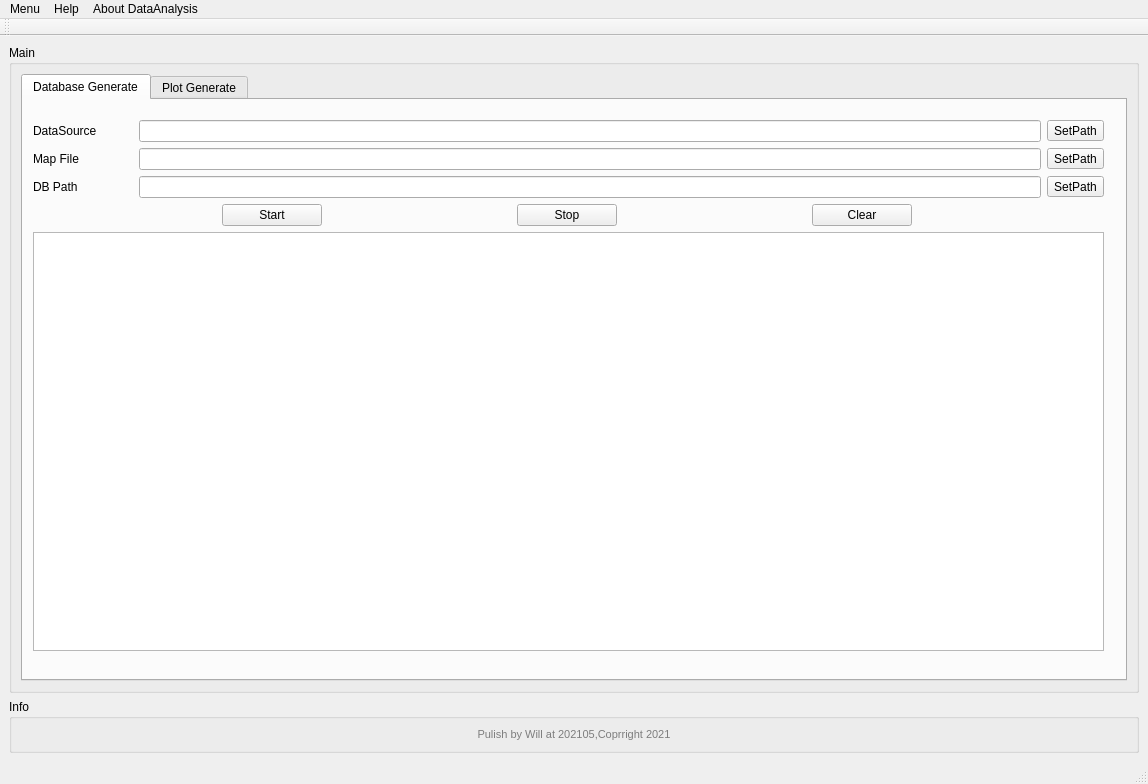
<?xml version="1.0" encoding="UTF-8"?>
<ui version="4.0">
 <class>DataAnalysis</class>
 <widget class="QMainWindow" name="DataAnalysis">
  <property name="windowModality">
   <enum>Qt::WindowModal</enum>
  </property>
  <property name="geometry">
   <rect>
    <x>0</x>
    <y>0</y>
    <width>1148</width>
    <height>784</height>
   </rect>
  </property>
  <property name="windowTitle">
   <string>DataAnalysis</string>
  </property>
  <property name="windowIcon">
   <iconset resource="xiaoniao.qrc">
    <normaloff>:/xiaoniao/myico.ico</normaloff>:/xiaoniao/myico.ico</iconset>
  </property>
  <property name="layoutDirection">
   <enum>Qt::LeftToRight</enum>
  </property>
  <widget class="QWidget" name="centralwidget">
   <layout class="QGridLayout" name="gridLayout_7">
    <item row="1" column="0">
     <widget class="QGroupBox" name="groupBox">
      <property name="maximumSize">
       <size>
        <width>16777215</width>
        <height>100</height>
       </size>
      </property>
      <property name="styleSheet">
       <string notr="true">font: 9pt &quot;Arial&quot;;</string>
      </property>
      <property name="title">
       <string>Info</string>
      </property>
      <property name="alignment">
       <set>Qt::AlignLeading|Qt::AlignLeft|Qt::AlignTop</set>
      </property>
      <layout class="QGridLayout" name="gridLayout_2">
       <item row="0" column="0">
        <widget class="QLabel" name="label">
         <property name="enabled">
          <bool>true</bool>
         </property>
         <property name="maximumSize">
          <size>
           <width>16777215</width>
           <height>50</height>
          </size>
         </property>
         <property name="lineWidth">
          <number>0</number>
         </property>
         <property name="text">
          <string>&lt;html&gt;&lt;head/&gt;&lt;body&gt;&lt;p&gt;&lt;span style=&quot; font-size:8pt; color:#7d7d7d;&quot;&gt;Pulish by Will at 202105,Coprright 2021&lt;/span&gt;&lt;/p&gt;&lt;/body&gt;&lt;/html&gt;</string>
         </property>
         <property name="textFormat">
          <enum>Qt::RichText</enum>
         </property>
         <property name="alignment">
          <set>Qt::AlignCenter</set>
         </property>
         <property name="wordWrap">
          <bool>true</bool>
         </property>
         <property name="openExternalLinks">
          <bool>true</bool>
         </property>
         <property name="textInteractionFlags">
          <set>Qt::TextBrowserInteraction</set>
         </property>
        </widget>
       </item>
      </layout>
     </widget>
    </item>
    <item row="0" column="0">
     <widget class="QGroupBox" name="groupBox_2">
      <property name="styleSheet">
       <string notr="true">font: 14pt &quot;Agency FB&quot;;</string>
      </property>
      <property name="title">
       <string>Main </string>
      </property>
      <layout class="QGridLayout" name="gridLayout">
       <item row="0" column="0">
        <widget class="QTabWidget" name="DataSource">
         <property name="currentIndex">
          <number>0</number>
         </property>
         <widget class="QWidget" name="tab">
          <attribute name="title">
           <string>Database Generate</string>
          </attribute>
          <widget class="QWidget" name="layoutWidget">
           <property name="geometry">
            <rect>
             <x>10</x>
             <y>20</y>
             <width>1071</width>
             <height>531</height>
            </rect>
           </property>
           <layout class="QVBoxLayout" name="verticalLayout">
            <item>
             <layout class="QGridLayout" name="gridLayout_3">
              <item row="0" column="3">
               <widget class="QToolButton" name="pushButtonDataSo">
                <property name="text">
                 <string>SetPath</string>
                </property>
               </widget>
              </item>
              <item row="1" column="0">
               <widget class="QLabel" name="label_4">
                <property name="maximumSize">
                 <size>
                  <width>100</width>
                  <height>16777215</height>
                 </size>
                </property>
                <property name="text">
                 <string>Map File</string>
                </property>
               </widget>
              </item>
              <item row="0" column="2">
               <widget class="QLineEdit" name="lineEditDataSource">
                <property name="sizePolicy">
                 <sizepolicy hsizetype="Preferred" vsizetype="Fixed">
                  <horstretch>0</horstretch>
                  <verstretch>0</verstretch>
                 </sizepolicy>
                </property>
                <property name="minimumSize">
                 <size>
                  <width>0</width>
                  <height>0</height>
                 </size>
                </property>
                <property name="maximumSize">
                 <size>
                  <width>16777215</width>
                  <height>16777215</height>
                 </size>
                </property>
                <property name="toolTip">
                 <string>This is a tool tip</string>
                </property>
                <property name="statusTip">
                 <string>This is a status tip</string>
                </property>
                <property name="whatsThis">
                 <string>This is &quot;what is this&quot;</string>
                </property>
                <property name="text">
                 <string/>
                </property>
               </widget>
              </item>
              <item row="4" column="0">
               <widget class="QLabel" name="label_2">
                <property name="text">
                 <string>DB Path</string>
                </property>
               </widget>
              </item>
              <item row="4" column="3">
               <widget class="QToolButton" name="pushButtonDBPath">
                <property name="text">
                 <string>SetPath</string>
                </property>
               </widget>
              </item>
              <item row="0" column="0">
               <widget class="QLabel" name="label_3">
                <property name="maximumSize">
                 <size>
                  <width>100</width>
                  <height>16777215</height>
                 </size>
                </property>
                <property name="text">
                 <string>DataSource</string>
                </property>
               </widget>
              </item>
              <item row="4" column="2">
               <widget class="QLineEdit" name="lineEditDBPath">
                <property name="sizePolicy">
                 <sizepolicy hsizetype="Preferred" vsizetype="Fixed">
                  <horstretch>0</horstretch>
                  <verstretch>0</verstretch>
                 </sizepolicy>
                </property>
                <property name="minimumSize">
                 <size>
                  <width>0</width>
                  <height>0</height>
                 </size>
                </property>
                <property name="maximumSize">
                 <size>
                  <width>16777215</width>
                  <height>16777215</height>
                 </size>
                </property>
                <property name="toolTip">
                 <string>This is a tool tip</string>
                </property>
                <property name="statusTip">
                 <string>This is a status tip</string>
                </property>
                <property name="whatsThis">
                 <string>This is &quot;what is this&quot;</string>
                </property>
                <property name="text">
                 <string/>
                </property>
               </widget>
              </item>
              <item row="1" column="3">
               <widget class="QToolButton" name="pushButtonMapFile">
                <property name="text">
                 <string>SetPath</string>
                </property>
               </widget>
              </item>
              <item row="1" column="2">
               <widget class="QLineEdit" name="lineEditMapFile">
                <property name="sizePolicy">
                 <sizepolicy hsizetype="Preferred" vsizetype="Fixed">
                  <horstretch>0</horstretch>
                  <verstretch>0</verstretch>
                 </sizepolicy>
                </property>
                <property name="minimumSize">
                 <size>
                  <width>0</width>
                  <height>0</height>
                 </size>
                </property>
                <property name="maximumSize">
                 <size>
                  <width>16777215</width>
                  <height>16777215</height>
                 </size>
                </property>
                <property name="toolTip">
                 <string>This is a tool tip</string>
                </property>
                <property name="statusTip">
                 <string>This is a status tip</string>
                </property>
                <property name="whatsThis">
                 <string>This is &quot;what is this&quot;</string>
                </property>
                <property name="text">
                 <string/>
                </property>
               </widget>
              </item>
             </layout>
            </item>
            <item>
             <layout class="QHBoxLayout" name="horizontalLayout">
              <item>
               <widget class="QPushButton" name="pushButtonStartD">
                <property name="maximumSize">
                 <size>
                  <width>100</width>
                  <height>16777215</height>
                 </size>
                </property>
                <property name="styleSheet">
                 <string notr="true">font: 20pt &quot;Agency FB&quot;;</string>
                </property>
                <property name="text">
                 <string>Start</string>
                </property>
               </widget>
              </item>
              <item>
               <widget class="QPushButton" name="pushButtonStopD">
                <property name="maximumSize">
                 <size>
                  <width>100</width>
                  <height>16777215</height>
                 </size>
                </property>
                <property name="styleSheet">
                 <string notr="true">font: 20pt &quot;Agency FB&quot;;</string>
                </property>
                <property name="text">
                 <string>Stop</string>
                </property>
               </widget>
              </item>
              <item>
               <widget class="QPushButton" name="pushButtonClearD">
                <property name="maximumSize">
                 <size>
                  <width>100</width>
                  <height>16777215</height>
                 </size>
                </property>
                <property name="styleSheet">
                 <string notr="true">font: 20pt &quot;Agency FB&quot;;</string>
                </property>
                <property name="text">
                 <string>Clear</string>
                </property>
               </widget>
              </item>
             </layout>
            </item>
            <item>
             <widget class="QTextBrowser" name="textBrowserD">
              <property name="maximumSize">
               <size>
                <width>16777215</width>
                <height>16777215</height>
               </size>
              </property>
             </widget>
            </item>
           </layout>
          </widget>
         </widget>
         <widget class="QWidget" name="tab_7">
          <attribute name="title">
           <string>Plot Generate</string>
          </attribute>
          <layout class="QVBoxLayout" name="verticalLayout_2">
           <item>
            <layout class="QGridLayout" name="gridLayout_4">
             <item row="1" column="0">
              <widget class="QLabel" name="label_6">
               <property name="maximumSize">
                <size>
                 <width>100</width>
                 <height>16777215</height>
                </size>
               </property>
               <property name="text">
                <string>Title File</string>
               </property>
              </widget>
             </item>
             <item row="0" column="0">
              <widget class="QLabel" name="label_5">
               <property name="maximumSize">
                <size>
                 <width>100</width>
                 <height>16777215</height>
                </size>
               </property>
               <property name="text">
                <string>DB File</string>
               </property>
              </widget>
             </item>
             <item row="0" column="1">
              <widget class="QLineEdit" name="lineEditDBFile">
               <property name="sizePolicy">
                <sizepolicy hsizetype="Preferred" vsizetype="Fixed">
                 <horstretch>0</horstretch>
                 <verstretch>0</verstretch>
                </sizepolicy>
               </property>
               <property name="minimumSize">
                <size>
                 <width>0</width>
                 <height>0</height>
                </size>
               </property>
               <property name="maximumSize">
                <size>
                 <width>16777215</width>
                 <height>16777215</height>
                </size>
               </property>
               <property name="toolTip">
                <string>This is a tool tip</string>
               </property>
               <property name="statusTip">
                <string>This is a status tip</string>
               </property>
               <property name="whatsThis">
                <string>This is &quot;what is this&quot;</string>
               </property>
               <property name="text">
                <string/>
               </property>
              </widget>
             </item>
             <item row="0" column="2">
              <widget class="QToolButton" name="pushButtonDBFile">
               <property name="text">
                <string>SetPath</string>
               </property>
              </widget>
             </item>
             <item row="1" column="1">
              <widget class="QLineEdit" name="lineEditTitleFile">
               <property name="sizePolicy">
                <sizepolicy hsizetype="Preferred" vsizetype="Fixed">
                 <horstretch>0</horstretch>
                 <verstretch>0</verstretch>
                </sizepolicy>
               </property>
               <property name="minimumSize">
                <size>
                 <width>0</width>
                 <height>0</height>
                </size>
               </property>
               <property name="maximumSize">
                <size>
                 <width>16777215</width>
                 <height>16777215</height>
                </size>
               </property>
               <property name="toolTip">
                <string>This is a tool tip</string>
               </property>
               <property name="statusTip">
                <string>This is a status tip</string>
               </property>
               <property name="whatsThis">
                <string>This is &quot;what is this&quot;</string>
               </property>
               <property name="text">
                <string/>
               </property>
              </widget>
             </item>
             <item row="1" column="2">
              <widget class="QToolButton" name="pushButtonTitleFile">
               <property name="text">
                <string>SetPath</string>
               </property>
              </widget>
             </item>
            </layout>
           </item>
           <item>
            <layout class="QHBoxLayout" name="horizontalLayout_2">
             <item>
              <widget class="QPushButton" name="pushButtonStartP">
               <property name="maximumSize">
                <size>
                 <width>100</width>
                 <height>16777215</height>
                </size>
               </property>
               <property name="styleSheet">
                <string notr="true">font: 20pt &quot;Agency FB&quot;;</string>
               </property>
               <property name="text">
                <string>Start</string>
               </property>
              </widget>
             </item>
             <item>
              <widget class="QPushButton" name="pushButtonStopP">
               <property name="maximumSize">
                <size>
                 <width>100</width>
                 <height>16777215</height>
                </size>
               </property>
               <property name="styleSheet">
                <string notr="true">font: 20pt &quot;Agency FB&quot;;</string>
               </property>
               <property name="text">
                <string>Stop</string>
               </property>
              </widget>
             </item>
             <item>
              <widget class="QPushButton" name="pushButtonClearP">
               <property name="maximumSize">
                <size>
                 <width>100</width>
                 <height>16777215</height>
                </size>
               </property>
               <property name="styleSheet">
                <string notr="true">font: 20pt &quot;Agency FB&quot;;</string>
               </property>
               <property name="text">
                <string>Clear</string>
               </property>
              </widget>
             </item>
            </layout>
           </item>
           <item>
            <widget class="QTextBrowser" name="textBrowserP"/>
           </item>
          </layout>
         </widget>
        </widget>
       </item>
      </layout>
     </widget>
    </item>
   </layout>
  </widget>
  <widget class="QMenuBar" name="menubar">
   <property name="geometry">
    <rect>
     <x>0</x>
     <y>0</y>
     <width>1148</width>
     <height>26</height>
    </rect>
   </property>
   <widget class="QMenu" name="menuMenu">
    <property name="title">
     <string>Menu</string>
    </property>
    <addaction name="actionDarkStyle"/>
    <addaction name="actionLightStyle"/>
   </widget>
   <widget class="QMenu" name="menuAbout">
    <property name="title">
     <string>About DataAnalysis</string>
    </property>
   </widget>
   <widget class="QMenu" name="menuHelp">
    <property name="title">
     <string>Help</string>
    </property>
   </widget>
   <addaction name="menuMenu"/>
   <addaction name="menuHelp"/>
   <addaction name="menuAbout"/>
  </widget>
  <widget class="QStatusBar" name="statusbar"/>
  <widget class="QToolBar" name="toolBarMenus">
   <property name="windowTitle">
    <string>Toolbar with menu</string>
   </property>
   <property name="toolTip">
    <string>Toolbar with menu</string>
   </property>
   <attribute name="toolBarArea">
    <enum>TopToolBarArea</enum>
   </attribute>
   <attribute name="toolBarBreak">
    <bool>false</bool>
   </attribute>
  </widget>
  <action name="actionActionA">
   <property name="text">
    <string>Action A</string>
   </property>
  </action>
  <action name="actionActionSubA">
   <property name="text">
    <string>Action A Sub</string>
   </property>
   <property name="toolTip">
    <string>Action A Sub</string>
   </property>
  </action>
  <action name="actionActionSubB">
   <property name="text">
    <string>Action B Sub</string>
   </property>
  </action>
  <action name="actionActionDelayedA">
   <property name="text">
    <string>Action Delayed A</string>
   </property>
   <property name="toolTip">
    <string>Action Delayed A</string>
   </property>
  </action>
  <action name="actionActionDelayedSubA">
   <property name="text">
    <string>Action Delayed Sub A</string>
   </property>
   <property name="toolTip">
    <string>Action Delayed Sub A</string>
   </property>
  </action>
  <action name="actionActionCheckableA">
   <property name="checkable">
    <bool>true</bool>
   </property>
   <property name="enabled">
    <bool>true</bool>
   </property>
   <property name="text">
    <string>Action Checkable A</string>
   </property>
   <property name="toolTip">
    <string>Action Checkable A</string>
   </property>
  </action>
  <action name="actionActionCheckableSubAChecked">
   <property name="checkable">
    <bool>true</bool>
   </property>
   <property name="checked">
    <bool>true</bool>
   </property>
   <property name="text">
    <string>Action Checkable Sub A Checked</string>
   </property>
   <property name="toolTip">
    <string>Action Checkable Sub A Checked</string>
   </property>
  </action>
  <action name="actionActionCheckableSubAUnchecked">
   <property name="checkable">
    <bool>true</bool>
   </property>
   <property name="text">
    <string>Action Checkable Sub A Unchecked</string>
   </property>
   <property name="toolTip">
    <string>Action Checkable Sub A Unchecked</string>
   </property>
  </action>
  <action name="actionNewB">
   <property name="text">
    <string>New B</string>
   </property>
  </action>
  <action name="actionNewC">
   <property name="text">
    <string>New C</string>
   </property>
  </action>
  <action name="actionNewD">
   <property name="text">
    <string>New D</string>
   </property>
  </action>
  <action name="actionNewE">
   <property name="text">
    <string>New E</string>
   </property>
  </action>
  <action name="actionActionIconADis">
   <property name="enabled">
    <bool>false</bool>
   </property>
   <property name="icon">
    <iconset resource="../../../¤Treasure/☆Collection/python_pkg/QDarkStyleSheet-master/qdarkstyle/dark/style.qrc">
     <normaloff>:/qss_icons/dark/rc/window_undock_focus.png</normaloff>:/qss_icons/dark/rc/window_undock_focus.png</iconset>
   </property>
   <property name="text">
    <string>Action Icon A</string>
   </property>
  </action>
  <action name="actionDarkStyle">
   <property name="enabled">
    <bool>true</bool>
   </property>
   <property name="icon">
    <iconset resource="../../../¤Treasure/☆Collection/python_pkg/QDarkStyleSheet-master/qdarkstyle/dark/style.qrc">
     <normaloff>:/qss_icons/dark/rc/window_close_focus.png</normaloff>:/qss_icons/dark/rc/window_close_focus.png</iconset>
   </property>
   <property name="text">
    <string>DarkStyle</string>
   </property>
   <property name="toolTip">
    <string>Action Icon B</string>
   </property>
  </action>
  <action name="actionLightStyle">
   <property name="icon">
    <iconset resource="../../../¤Treasure/☆Collection/python_pkg/QDarkStyleSheet-master/qdarkstyle/dark/style.qrc">
     <normaloff>:/qss_icons/dark/rc/window_grip_focus.png</normaloff>:/qss_icons/dark/rc/window_grip_focus.png</iconset>
   </property>
   <property name="text">
    <string>LightStyle</string>
   </property>
  </action>
  <action name="actionActionDis">
   <property name="enabled">
    <bool>false</bool>
   </property>
   <property name="text">
    <string>Action Disabled</string>
   </property>
   <property name="toolTip">
    <string>Action Disabled</string>
   </property>
  </action>
  <action name="actionActionCheckableCheckedDis">
   <property name="checkable">
    <bool>true</bool>
   </property>
   <property name="checked">
    <bool>true</bool>
   </property>
   <property name="enabled">
    <bool>false</bool>
   </property>
   <property name="text">
    <string>Action Checkable Checked Disabled</string>
   </property>
   <property name="toolTip">
    <string>Action Checkable Checked Disabled</string>
   </property>
  </action>
  <action name="actionActionCheckableUncheckedDis">
   <property name="checkable">
    <bool>true</bool>
   </property>
   <property name="enabled">
    <bool>false</bool>
   </property>
   <property name="text">
    <string>Action Checkable Unchecked Disabled</string>
   </property>
   <property name="toolTip">
    <string>Action Checkable Unchecked Disabled</string>
   </property>
  </action>
  <action name="actionActionTranspIcon">
   <property name="icon">
    <iconset resource="../../../¤Treasure/☆Collection/python_pkg/QDarkStyleSheet-master/qdarkstyle/dark/style.qrc">
     <normaloff>:/qss_icons/dark/rc/transparent.png</normaloff>:/qss_icons/dark/rc/transparent.png</iconset>
   </property>
   <property name="text">
    <string>Action Transp. Icon</string>
   </property>
  </action>
 </widget>
 <resources>
  <include location="../../../¤Treasure/☆Collection/python_pkg/QDarkStyleSheet-master/qdarkstyle/dark/style.qrc"/>
  <include location="xiaoniao.qrc"/>
 </resources>
 <connections/>
</ui>
